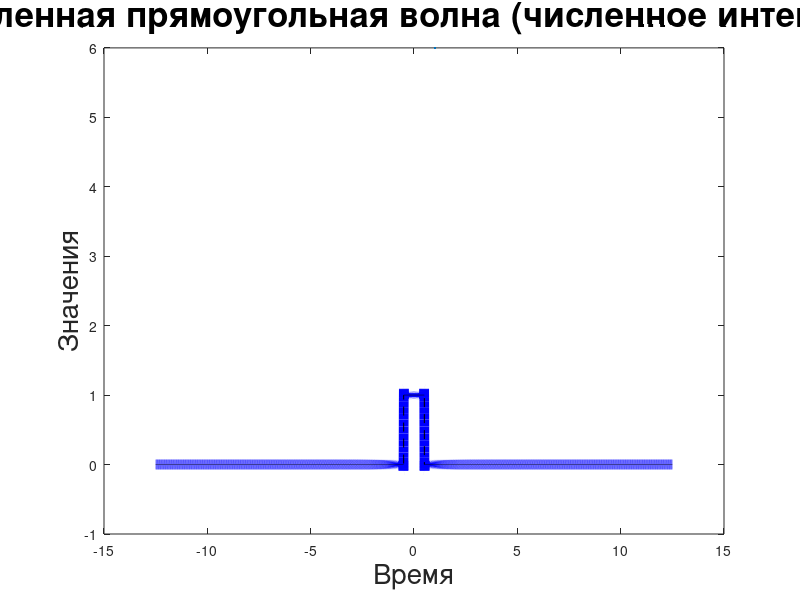

This chart was generated by the following MATLAB code: (Note: this script raises an error after producing the figure.)
T = 25;
dt = 0.001;
t = -T/2:dt:T/2;
p = zeros(size(t));
p(abs(t) <= 1/2) = 1;

nt = -T/2:0.001:T/2;
np = zeros(size(nt));
np(abs(nt) <= 1/2) = 1;

V = 100;
dnu = 0.01;
nu = -V/2:dnu:V/2;
nnu = -V/2:0.01:V/2;
hatp = sinc(nnu);

f = figure();

%plot(nt, p, 'b', 'LineWidth', 7);
%xlabel('Время', 'FontSize', 20); ylabel('Значения', "FontSize", 20);
%title('Прямоугольная функция П(t)', 'FontSize', 25);
%ylim([-0.1 1.1]);
%xlim([-1 1]);
%grid on;

%plot(nu, hatp, 'r', 'LineWidth', 8);
%xlabel('Частота', "FontSize", 20); ylabel('Амплитуда', 'FontSize', 20);
%title('Фурье-образ П(t) (аналитическое выражение)', 'FontSize', 25);
%ylim([-0.4 1.1]);
%xlim([-5 5]);
%grid on;


% Вычисление Фурье-образа численно
Pi_nu = zeros(size(nu));
for k = 1:length(nu)
    Pi_nu(k) = trapz(t, p .* exp(-1j*2*pi*nu(k)*t));
end

% Обратное преобразование Фурье
Pi_t_rec = zeros(size(t));
for k = 1:length(t)
    Pi_t_rec(k) = trapz(nu, Pi_nu .* exp(1j*2*pi*nu*t(k)));
end

% Нормировка (по аналогии с непрерывным интегралом)
Pi_t_rec = real(Pi_t_rec);

plot(t, Pi_t_rec, 'b', 'LineWidth', 7); hold on;
plot(nt, np, 'k--', LineWidth=6);
xlabel('Время', 'FontSize', 20); ylabel('Значения', "FontSize", 20);
title('Восстановленная прямоугольная волна (численное интегрирование)', 'FontSize', 25);
legend("Восстановленная функция", "Исходная функция", FontSize = 17);
ylim([-0.125 1.125]);
xlim([-1 1]);
grid on;

%plot(nu, Pi_nu, 'r', 'LineWidth', 9); hold on;
%plot(nnu, hatp, 'k', 'LineWidth', 4);
%xlabel('Частота', "FontSize", 20); ylabel('Амплитуда', 'FontSize', 20);
%title('Фурье-образ П(t) (численное интегрирование)', 'FontSize', 25);
%legend("Численный Фурье-образ", "Аналитический Фурье-образ", FontSize = 17)
%ylim([-0.4 1.1]);
%xlim([-V/2 V/2]);
%grid on;


set(gcf, 'PaperPositionMode', 'auto');
set(gcf, 'Position', [100, 100, 1800, 1000]);
set(gca, 'FontSize', 22, 'GridLineWidth', 3, 'LineWidth', 2);
%exportgraphics(f, "images\20.jpg")